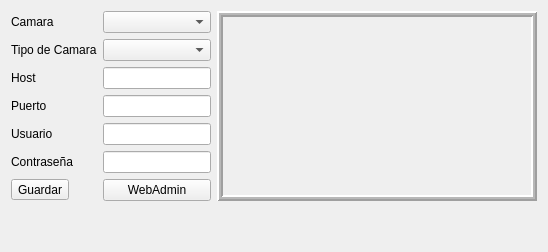
       <widget class="QWidget" name="Camaras">
        <attribute name="icon">
         <iconset>
          <normalon>:/devices/icons/system/devices/camera-video.png</normalon>
         </iconset>
        </attribute>
        <attribute name="title">
         <string>Cámaras</string>
        </attribute>
        <layout class="QGridLayout" name="gridLayout_5">
         <item row="0" column="1">
          <widget class="QLabel" name="camaraLabel">
           <property name="minimumSize">
            <size>
             <width>320</width>
             <height>180</height>
            </size>
           </property>
           <property name="maximumSize">
            <size>
             <width>426</width>
             <height>240</height>
            </size>
           </property>
           <property name="baseSize">
            <size>
             <width>1280</width>
             <height>720</height>
            </size>
           </property>
           <property name="frameShape">
            <enum>QFrame::Box</enum>
           </property>
           <property name="frameShadow">
            <enum>QFrame::Raised</enum>
           </property>
           <property name="lineWidth">
            <number>2</number>
           </property>
           <property name="midLineWidth">
            <number>2</number>
           </property>
           <property name="text">
            <string/>
           </property>
           <property name="scaledContents">
            <bool>true</bool>
           </property>
          </widget>
         </item>
         <item row="0" column="0">
          <layout class="QFormLayout" name="formLayout">
           <item row="0" column="0">
            <widget class="QLabel" name="label_7">
             <property name="text">
              <string>Camara</string>
             </property>
            </widget>
           </item>
           <item row="0" column="1">
            <widget class="QComboBox" name="CamaraSelect"/>
           </item>
           <item row="1" column="0">
            <widget class="QLabel" name="label">
             <property name="text">
              <string>Tipo de Camara</string>
             </property>
            </widget>
           </item>
           <item row="1" column="1">
            <widget class="QComboBox" name="camaraTipo"/>
           </item>
           <item row="2" column="0">
            <widget class="QLabel" name="label_3">
             <property name="text">
              <string>Host</string>
             </property>
            </widget>
           </item>
           <item row="2" column="1">
            <widget class="QLineEdit" name="hostLineEdit"/>
           </item>
           <item row="3" column="0">
            <widget class="QLabel" name="label_4">
             <property name="text">
              <string>Puerto</string>
             </property>
            </widget>
           </item>
           <item row="3" column="1">
            <widget class="QLineEdit" name="puertoLineEdit">
             <property name="inputMethodHints">
              <set>Qt::ImhDigitsOnly</set>
             </property>
            </widget>
           </item>
           <item row="4" column="0">
            <widget class="QLabel" name="label_5">
             <property name="text">
              <string>Usuario</string>
             </property>
            </widget>
           </item>
           <item row="4" column="1">
            <widget class="QLineEdit" name="usuarioLineEdit"/>
           </item>
           <item row="5" column="0">
            <widget class="QLabel" name="label_6">
             <property name="text">
              <string>Contraseña</string>
             </property>
            </widget>
           </item>
           <item row="5" column="1">
            <widget class="QLineEdit" name="passwdLineEdit">
             <property name="inputMethodHints">
              <set>Qt::ImhHiddenText|Qt::ImhNoAutoUppercase|Qt::ImhNoPredictiveText|Qt::ImhSensitiveData</set>
             </property>
             <property name="echoMode">
              <enum>QLineEdit::Password</enum>
             </property>
            </widget>
           </item>
           <item row="6" column="1">
            <widget class="QPushButton" name="webPushButton1">
             <property name="text">
              <string>WebAdmin</string>
             </property>
             <property name="icon">
              <iconset resource="../../resources/system.qrc">
               <normaloff>:/devices/icons/system/devices/network-workgroup1.png</normaloff>:/devices/icons/system/devices/network-workgroup1.png</iconset>
             </property>
             <property name="iconSize">
              <size>
               <width>32</width>
               <height>32</height>
              </size>
             </property>
            </widget>
           </item>
           <item row="6" column="0">
            <widget class="QToolButton" name="GuardarCamara">
             <property name="text">
              <string>Guardar</string>
             </property>
             <property name="icon">
              <iconset>
               <normalon>:/temp/icons/system/devices/media-floppy.png</normalon>
              </iconset>
             </property>
             <property name="iconSize">
              <size>
               <width>32</width>
               <height>32</height>
              </size>
             </property>
            </widget>
           </item>
          </layout>
         </item>
         <item row="1" column="1">
          <spacer name="verticalSpacer">
           <property name="orientation">
            <enum>Qt::Vertical</enum>
           </property>
           <property name="sizeHint" stdset="0">
            <size>
             <width>20</width>
             <height>40</height>
            </size>
           </property>
          </spacer>
         </item>
        </layout>
       </widget>
